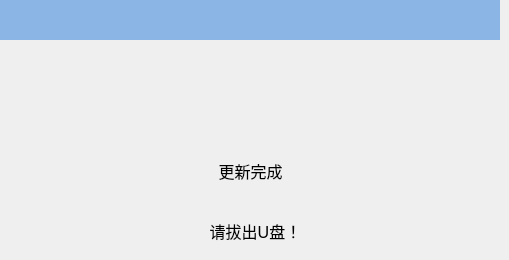
     <widget class="QWidget" name="page_7">
      <widget class="QLabel" name="label_5">
       <property name="geometry">
        <rect>
         <x>150</x>
         <y>210</y>
         <width>211</width>
         <height>41</height>
        </rect>
       </property>
       <property name="font">
        <font>
         <pointsize>12</pointsize>
        </font>
       </property>
       <property name="text">
        <string>请拔出U盘！</string>
       </property>
       <property name="alignment">
        <set>Qt::AlignCenter</set>
       </property>
      </widget>
      <widget class="QLabel" name="label_3">
       <property name="geometry">
        <rect>
         <x>200</x>
         <y>150</y>
         <width>101</width>
         <height>41</height>
        </rect>
       </property>
       <property name="font">
        <font>
         <pointsize>12</pointsize>
        </font>
       </property>
       <property name="text">
        <string>更新完成</string>
       </property>
       <property name="alignment">
        <set>Qt::AlignCenter</set>
       </property>
      </widget>
      <widget class="QLabel" name="label_198">
       <property name="geometry">
        <rect>
         <x>0</x>
         <y>0</y>
         <width>500</width>
         <height>40</height>
        </rect>
       </property>
       <property name="minimumSize">
        <size>
         <width>500</width>
         <height>40</height>
        </size>
       </property>
       <property name="maximumSize">
        <size>
         <width>500</width>
         <height>30</height>
        </size>
       </property>
       <property name="font">
        <font>
         <pointsize>16</pointsize>
        </font>
       </property>
       <property name="styleSheet">
        <string notr="true">QLabel{background-color:#8BB5E5;}</string>
       </property>
       <property name="text">
        <string/>
       </property>
       <property name="alignment">
        <set>Qt::AlignCenter</set>
       </property>
      </widget>
      <widget class="QLabel" name="label_194">
       <property name="geometry">
        <rect>
         <x>230</x>
         <y>80</y>
         <width>40</width>
         <height>40</height>
        </rect>
       </property>
       <property name="minimumSize">
        <size>
         <width>40</width>
         <height>40</height>
        </size>
       </property>
       <property name="maximumSize">
        <size>
         <width>40</width>
         <height>40</height>
        </size>
       </property>
       <property name="text">
        <string/>
       </property>
       <property name="pixmap">
        <pixmap resource="../resource.qrc">:/RunPage/runpage_images/alarm.png</pixmap>
       </property>
      </widget>
     </widget>
